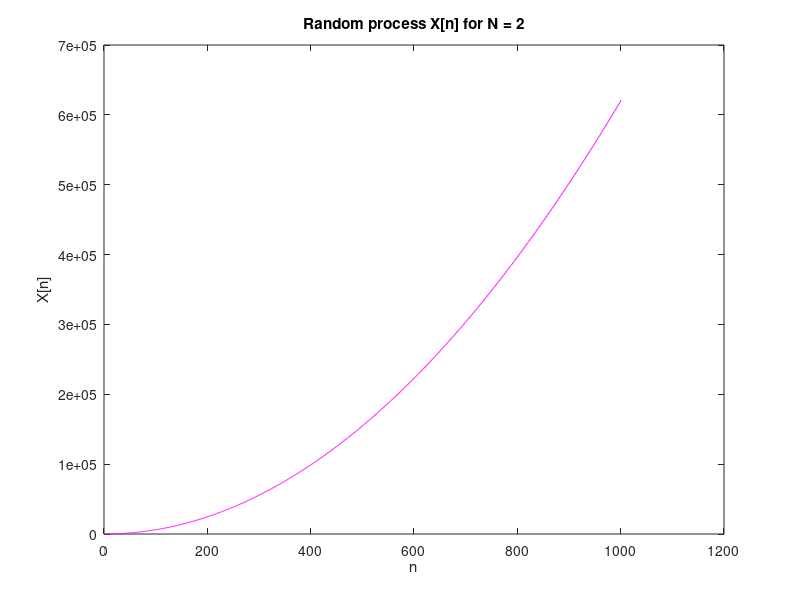
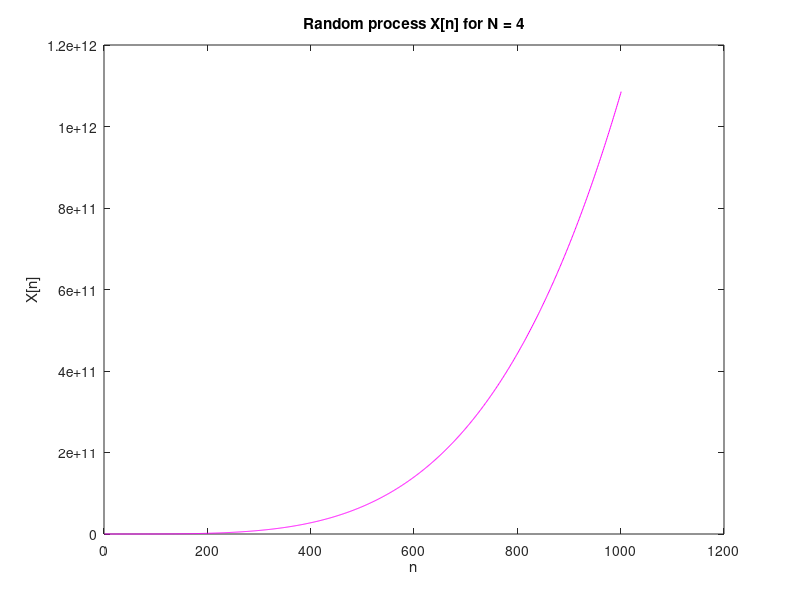
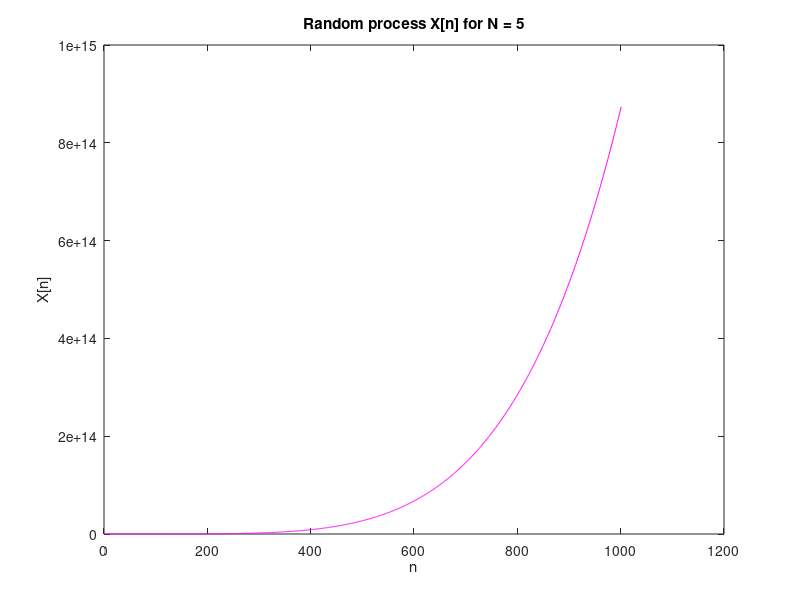
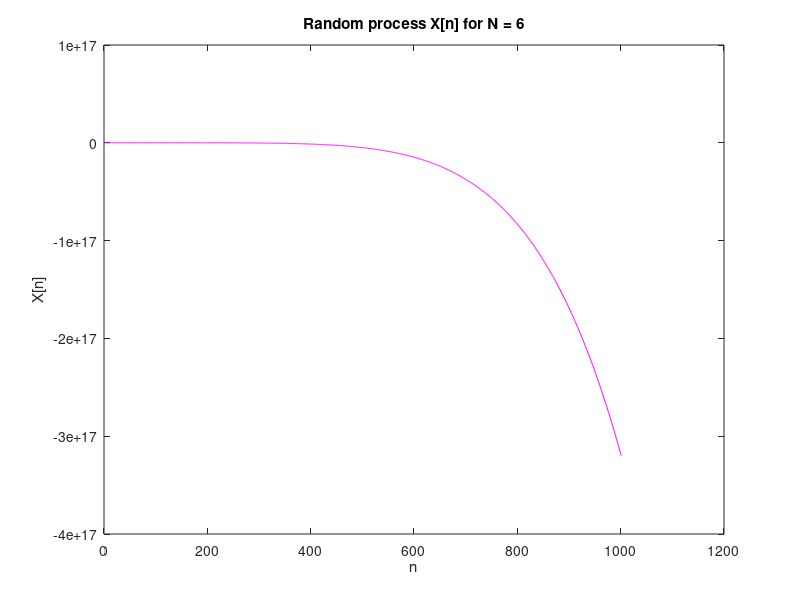

Here is the MATLAB script that generated these plots, in order:
N = 2;
n = 0:1000;
%k = 0:N;

A = randn([1 8]); % standard normal variavbles
X = zeros(1,length(n));

for n = 0:1000
    for k = 0:N
        X(n+1) = X(n+1) + A(k+1)*(n ^ k);
    end
end

figure();
plot(1:length(X),X,'magenta');
title("Random process X[n] for N = 2");
xlabel("n");
ylabel("X[n]");
% ------ %

N = 4;
n = 0:1000;
X = zeros(1,length(n));

for n = 0:1000
    for k = 0:N
        X(n+1) = X(n+1) + A(k+1)*(n ^ k);
    end
end

figure();
plot(1:length(X),X,'magenta');
title("Random process X[n] for N = 4");
xlabel("n");
ylabel("X[n]");

% ------ %
N = 5;
n = 0:1000;
X = zeros(1,length(n));

for n = 0:1000
    for k = 0:N
        X(n+1) = X(n+1) + A(k+1)*(n ^ k);
    end
end

figure();
plot(1:length(X),X,'magenta');
title("Random process X[n] for N = 5");
xlabel("n");
ylabel("X[n]");

% ------ %
N = 6;
n = 0:1000;
X = zeros(1,length(n));

for n = 0:1000
    for k = 0:N
        X(n+1) = X(n+1) + A(k+1)*(n ^ k);
    end
end

figure();
plot(1:length(X),X,'magenta');
title("Random process X[n] for N = 6");
xlabel("n");
ylabel("X[n]");

% ------ %
N = 7;
n = 0:1000;
X = zeros(1,length(n));

for n = 0:1000
    for k = 0:N
        X(n+1) = X(n+1) + A(k+1)*(n ^ k);
    end
end

figure();
plot(1:length(X),X,'magenta');
title("Random process X[n] for N = 7");
xlabel("n");
ylabel("X[n]");